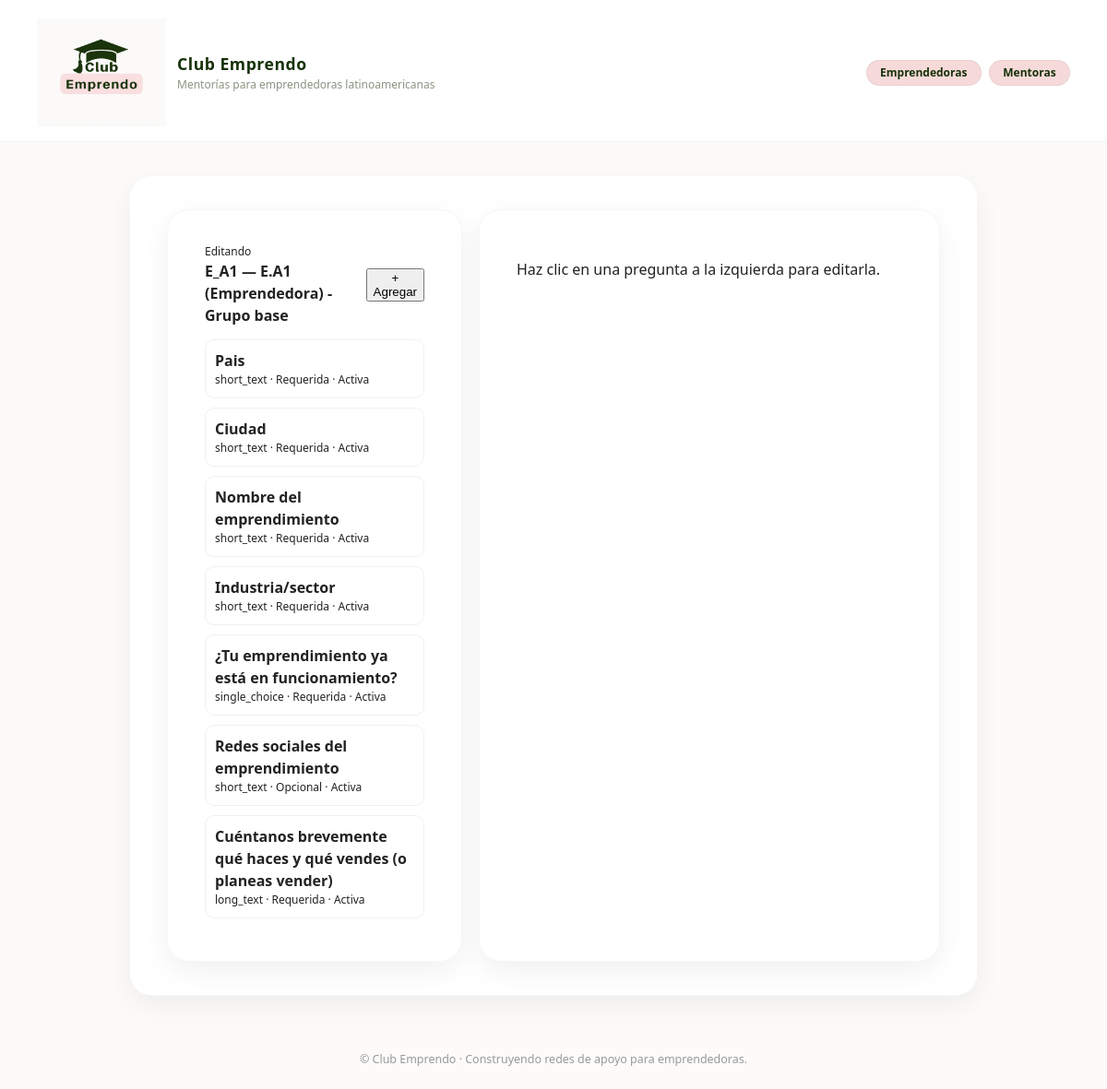
Page /builder/form/1/ (signed in) on the earlier database version.
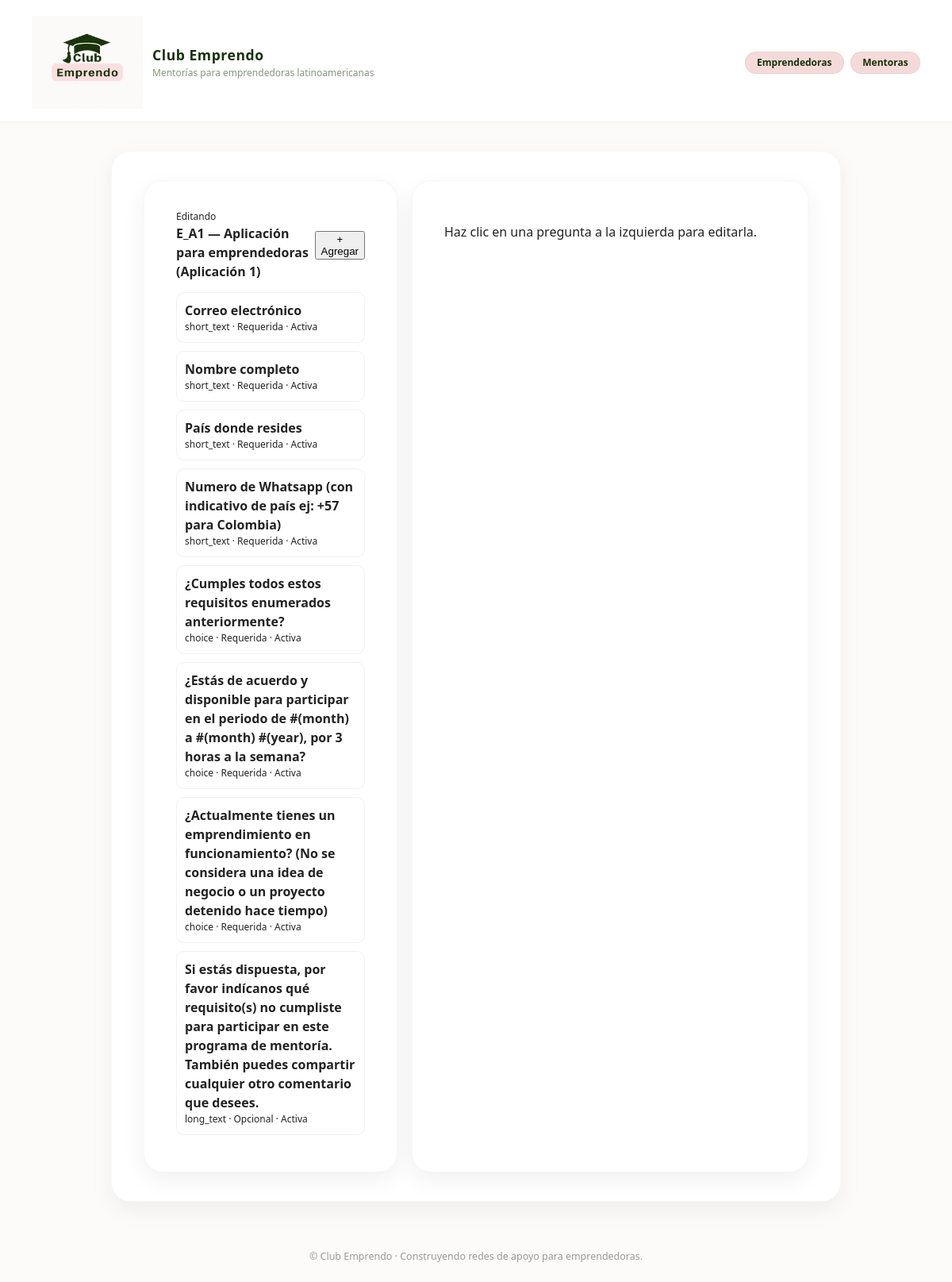
Same page on the later database version.
### applications/models.py (models this page shows, shortened)
class FormDefinition(models.Model):
    slug = models.SlugField(unique=True)  # e.g. "E_A1" or "G6_E_A1"
    name = models.CharField(max_length=200)
    description = models.TextField(blank=True)
    is_master = models.BooleanField(default=False)
    group = models.ForeignKey(
        "applications.FormGroup",
        null=True,
        blank=True,
        on_delete=models.SET_NULL,
        related_name="forms",
    )
    is_public = models.BooleanField(
        default=True,
        help_text=(
            "Public forms are linked directly from the website (A1). "
            "A2 forms are private and used via invite link."
        ),
    )

class Question(models.Model):
    SHORT_TEXT = "short_text"
    LONG_TEXT = "long_text"
    INTEGER = "integer"
    BOOLEAN = "boolean"            # single checkbox
    CHOICE = "choice"              # single choice (radio/dropdown)
    MULTI_CHOICE = "multi_choice"  # multiple choice (checkbox list)
    FIELD_TYPES = [
        (SHORT_TEXT, "Short text"),
        (LONG_TEXT, "Long text"),
        (INTEGER, "Integer"),
        (BOOLEAN, "Yes/No (checkbox)"),
        (CHOICE, "Single choice"),
        (MULTI_CHOICE, "Multiple choice"),
    ]
    form = models.ForeignKey(
        FormDefinition,
        on_delete=models.CASCADE,
        related_name="questions",
    )
    text = models.CharField(max_length=255)
    help_text = models.TextField(blank=True)
    field_type = models.CharField(max_length=20, choices=FIELD_TYPES)
    required = models.BooleanField(default=True)
    position = models.PositiveIntegerField(default=0)
    slug = models.SlugField(
        help_text="Stable identifier for grading (e.g. 'm_a1_requisitos')."
    )
    active = models.BooleanField(default=True)
    class Meta:
        unique_together = ("form", "slug")
        ordering = ["position"]

### builder/views.py (the view)
# urls.py: path("form/<int:form_id>/", views.form_editor, name="form_editor"),
@staff_member_required
def form_editor(request, form_id):
    form_def = get_object_or_404(FormDefinition, id=form_id)
    questions = form_def.questions.all()
    return render(
        request,
        "builder/form_editor.html",
        {"form_def": form_def, "questions": questions},
    )

### builder/templates/builder/form_editor.html (shortened to what this page needs)
{% extends "applications/base.html" %}
{% block content %}
<div style="display:grid; grid-template-columns: 320px 1fr; gap: 18px;">
  <div class="ce-card">
    <div style="display:flex; justify-content:space-between; align-items:center;">
      <div>
        <div class="ce-muted" style="font-size:12px;">Editando</div>
        <div style="font-weight:800;">{{ form_def.slug }} — {{ form_def.name }}</div>
      </div>
      <button class="ce-btn"
              hx-post="{% url 'builder:question_add' form_def.id %}"
              hx-target="#question-list"
              hx-swap="innerHTML">
        + Agregar
      </button>
    </div>
    <div id="question-list" style="margin-top:14px;">
      {% include "builder/partials/question_list.html" %}
    </div>
  </div>
  <div class="ce-card">
    <div id="editor-panel">
      <p class="ce-muted">Haz clic en una pregunta a la izquierda para editarla.</p>
    </div>
  </div>
</div>
{% endblock %}

### builder/templates/builder/partials/question_list.html
<ul style="list-style:none; padding:0; margin:0;">
    {% for q in questions %}
      <li style="padding:10px; border:1px solid rgba(0,0,0,0.06); border-radius:10px; margin-bottom:10px; cursor:pointer;"
          hx-get="{% url 'builder:question_panel' q.id %}"
          hx-target="#editor-panel"
          hx-swap="innerHTML">
        <div style="font-weight:700;">{{ q.text|default:q.slug }}</div>
        <div class="ce-muted" style="font-size:12px;">
          {{ q.field_type }} · {% if q.required %}Requerida{% else %}Opcional{% endif %} · {% if q.active %}Activa{% else %}Oculta{% endif %}
        </div>
      </li>
    {% empty %}
      <li class="ce-muted">No hay preguntas todavía.</li>
    {% endfor %}
  </ul>

Differences in the rows shown:
removed Question: text "Pais", field_type "short_text", required "Requerida", active "Activa"
removed Question: text "Ciudad", field_type "short_text", required "Requerida", active "Activa"
removed Question: text "Nombre del emprendimiento", field_type "short_text", required "Requerida", active "Activa"
removed Question: text "Industria/sector", field_type "short_text", required "Requerida", active "Activa"
removed Question: text "¿Tu emprendimiento ya está en funcionamiento?", field_type "single_choice", required "Requerida", active "Activa"
removed Question: text "Redes sociales del emprendimiento", field_type "short_text", required "Opcional", active "Activa"
removed Question: text "Cuéntanos brevemente qué haces y qué vendes (o planeas vender)", field_type "long_text", required "Requerida", active "Activa"
changed FormDefinition "E_A1": name "E.A1 (Emprendedora) - Grupo base" → "Aplicación para emprendedoras (Aplicación 1)"
added Question: text "Correo electrónico", field_type "short_text", required "Requerida", active "Activa"
added Question: text "Nombre completo", field_type "short_text", required "Requerida", active "Activa"
added Question: text "País donde resides", field_type "short_text", required "Requerida", active "Activa"
added Question: text "Numero de Whatsapp (con indicativo de país ej: +57 para Colombia)", field_type "short_text", required "Requerida", active "Activa"
added Question: text "¿Cumples todos estos requisitos enumerados anteriormente?", field_type "choice", required "Requerida", active "Activa"
added Question: text "¿Estás de acuerdo y disponible para participar en el periodo de #(month) a #(month) #(year), por 3 horas a la semana?", field_type "choice", required "Requerida", active "Activa"
added Question: text "¿Actualmente tienes un emprendimiento en funcionamiento? (No se considera una idea de negocio o un proyecto detenido hace tiempo)", field_type "choice", required "Requerida", active "Activa"
added Question: text "Si estás dispuesta, por favor indícanos qué requisito(s) no cumpliste para participar en este programa de mentoría. También puedes compartir cualquier otro comentario que desees.", field_type "long_text", required "Opcional", active "Activa"
